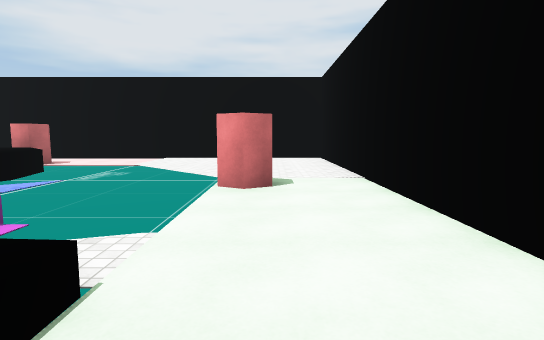
View 1 (above)

13 first-person views from a walk through a scene from a Unity 3-D project. The camera is 1.4 m above the floor, tilts 6° down and sees 80° across. The floor is counted in squares, 2 m on a side. Each view is taken from the middle of a square. On the plan, view 1 faces up. The plan holds only what a view shows up to about 10 squares ahead; the rest is blank. The place goes on beyond the plan. The player character is not drawn. Some surface patterns are stand-ins.

View 2
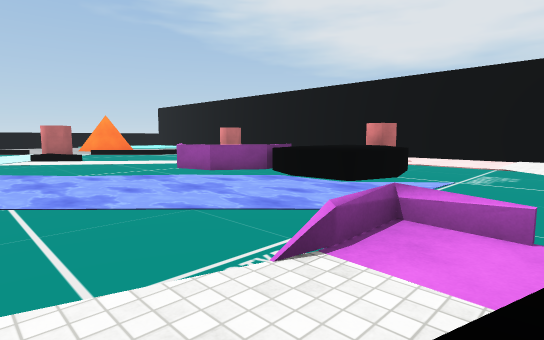

View 3
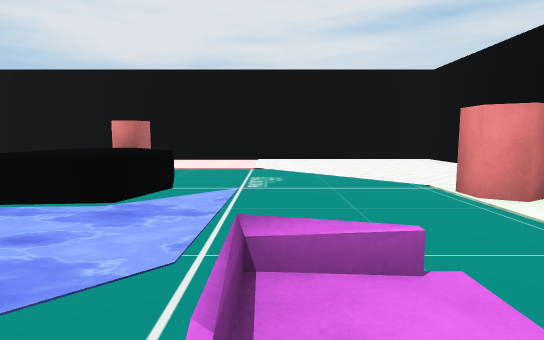

View 4
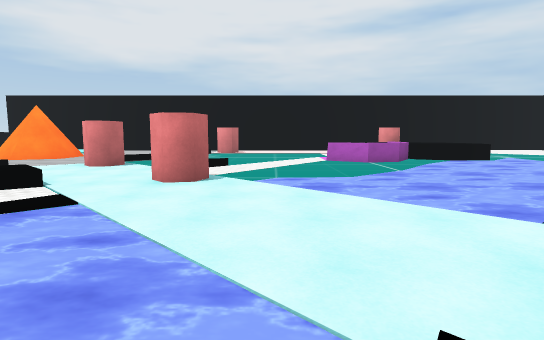

View 5
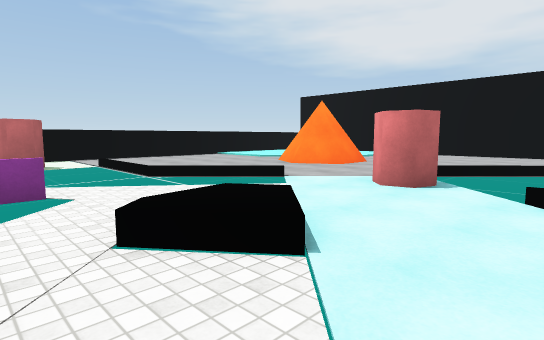

View 6
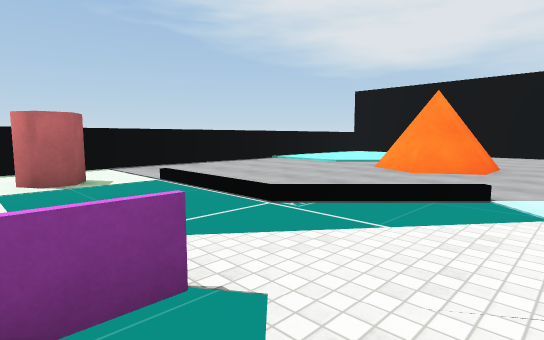

View 7
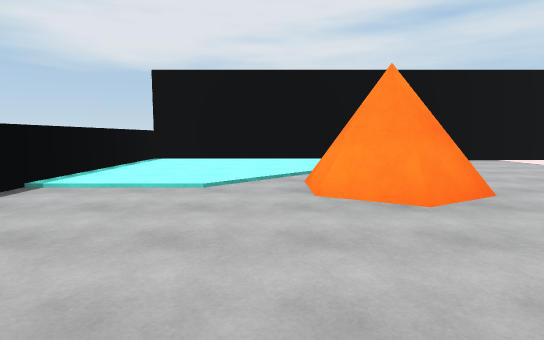

View 8
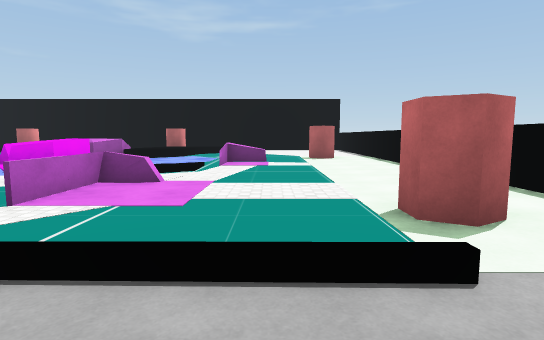

View 9
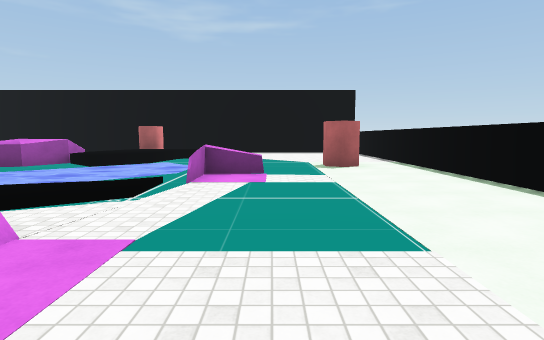

View 10
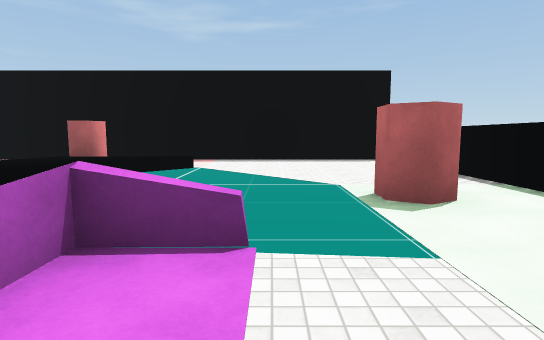

View 11
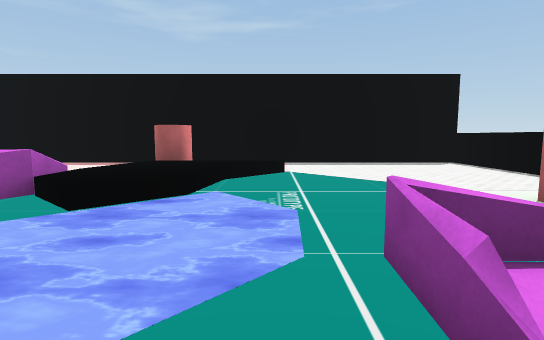

View 12
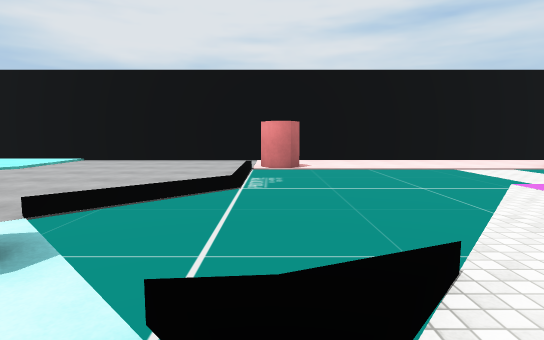

View 13
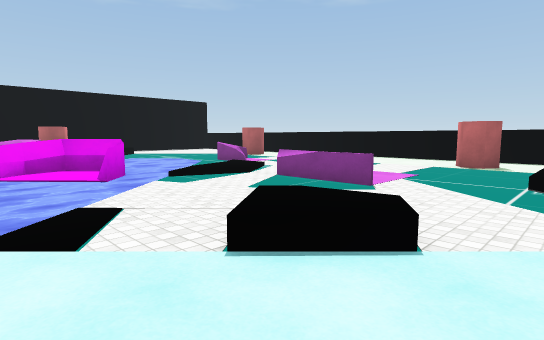

### Floor plan
Key: @ floor where view 1 was taken; # wall or solid block; . main floor; : floor 0.5 m higher than the main floor; / step, stairs or slope; = window, fence, low wall or low ledge; ~ water the walk can cross; ^ raised ledge.
Columns run from 24 left of view 1 to 2 right of it. Each row starts with its distance up from view 1.
 11 ###########################
 10 #.........................#
  9 #.........................#
  8 #..........#.....^#.......#
  7 #................^^^......#
  6 #....##......... ^^^......#
  5 #....##......... ^^^....#.
  4 #..............===~~~.....
  3 #........#.......~~~~.....
  2 #........../.....~~~.=....
  1 #...............~~~...//..
  0 #......../...~~~~~..../ @
 -1 #.#....../....~~~.
 -2 #......=.......~.
 -3 #.....==........
 -4  .....///.....
 -5  ....../.=.. .
 -6 #....=...==
 -7 #...==....
 -8 #.........=
 -9 #.#.....:/#
-10 #....../:/
-11 #....../:/
-12 #.....///.
-13 #...... #
-14 #......   ...
-15 ###############

Positions as (right, up) in squares from view 1, and headings:
1: (0, 0), facing up
2: (-2, 0), facing up-left
3: (-3, 1), facing up
4: (-11, -5), facing up
5: (-13, -2), facing up-left
6: (-16, -2), facing up-left
7: (-20, 1), facing up
8: (-20, 2), facing down
9: (-20, -1), facing down
10: (-20, -5), facing down
11: (-18, -5), facing down
12: (-13, 1), facing up
13: (-13, 1), facing down-left
